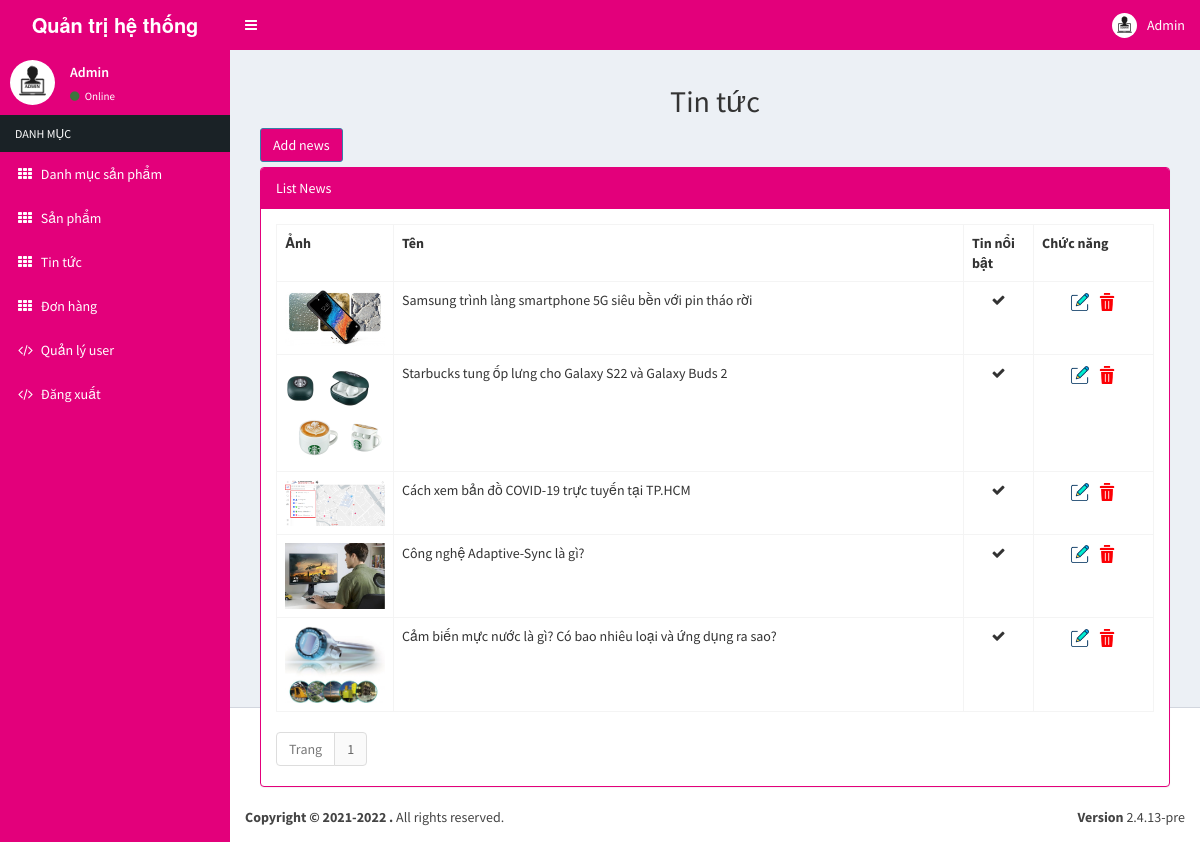
Screenshot of /admin/index.php?controller=news (signed in) with the database file from the repository.
### tables this page shows
CREATE TABLE `news` (
  `id` int(11) NOT NULL,
  `name` varchar(500) NOT NULL,
  `description` varchar(4000) NOT NULL,
  `content` text NOT NULL,
  `hot` int(11) NOT NULL DEFAULT 0,
  `photo` varchar(500) NOT NULL
);

### admin/controllers/NewsController.php (called while the page is built, shortened)
<?php
	include "models/NewsModel.php";
	class NewsController extends Controller{
		public function index(){
			$recordPerPage = 20;
			$numPage = ceil($this->modelTotal()/$recordPerPage);
			$data = $this->modelRead($recordPerPage);
			$this->loadView("NewsView.php",["data"=>$data,"numPage"=>$numPage]);
		}
	}
 ?>

### admin/models/NewsModel.php (called while the page is built, shortened)
<?php
	trait NewsModel{
		public function modelRead($recordPerPage){
			$page = isset($_GET["page"])&&is_numeric($_GET["page"])&&$_GET["page"]>0 ? $_GET["page"]-1 : 0;
			$from = $page * $recordPerPage;
			$conn = Connection::getInstance();
			$query = $conn->query("select * from news order by id desc limit $from,$recordPerPage");
			$result = $query->fetchAll();
			return $result;
		}
		public function modelTotal(){
			$conn = Connection::getInstance();
			$query = $conn->query("select id from news");
			return $query->rowCount();
		}
	}
 ?>

### admin/views/NewsView.php (the view, shortened to what this page needs)
<div class="col-md-12">
    <h2 style="text-align: center">Tin tức</h2>
    <div style="margin-bottom:5px;">
        <a href="index.php?controller=news&action=create" class="btn btn-primary">Add news</a>
    </div>
    <div class="panel panel-primary">
        <div class="panel-heading">List News</div>
        <div class="panel-body">
            <table class="table table-bordered table-hover">
                <tr>
                    <th style="width: 100px;">Ảnh</th>
                    <th>Tên</th>
                    <th style="width:70px;">Tin nổi bật</th>
                    <th style="width:120px;">Chức năng</th>
                </tr>
                <?php foreach($data as $rows): ?>
                <tr>
                    <td style="text-align: center;">
                        <?php if(file_exists("../assets/upload/news/".$rows->photo)): ?>
                        <img src="../assets/upload/news/<?php echo $rows->photo; ?>" style="width: 100px;">
                        <?php endif; ?>
                    </td>
                    <td><?php echo $rows->name ?></td>
                   <td style="text-align: center;"><?php if($rows->hot==1): ?><span class="fa fa-check"></span><?php endif; ?></td>
                    <td style="text-align:center;">
                        <a href="index.php?controller=news&action=update&id=<?php echo $rows->id; ?>">
                            <img style="width: 18px" src="../assets/frontend/images/edit.png" alt="update">
                        </a>&nbsp;
                        <a href="index.php?controller=news&action=delete&id=<?php echo $rows->id; ?>" onclick="return window.confirm('Are you sure?');">
                            <img style="width: 18px" src="../assets/frontend/images/delete.png" alt="delete">
                        </a>
                    </td>
                </tr>
                <?php endforeach; ?>
            </table>
            <ul class="pagination">
                <li class="page-item disabled"><a href="#" class="page-link">Trang</a></li>
                <?php for($i = 1; $i <= $numPage; $i++): ?>
                <li class="page-item"><a href="index.php?controller=news&page=<?php echo $i; ?>" class="page-link"><?php echo $i; ?></a></li>
                <?php endfor; ?>
            </ul>
        </div>
    </div>
</div>

### admin/views/NewsView.php (style rules this page uses)
.pagination { padding:0px; margin:0px; }

### rows the page displays
news: photo (picture), name "Samsung trình làng smartphone 5G siêu bền với pin tháo rời", hot 1 (drawn)
news: photo (picture), name "Starbucks tung ốp lưng cho Galaxy S22 và Galaxy Buds 2", hot 1 (drawn)
news: photo (picture), name "Cách xem bản đồ COVID-19 trực tuyến tại TP.HCM", hot 1 (drawn)
news: photo (picture), name "Công nghệ Adaptive-Sync là gì?", hot 1 (drawn)
news: photo (picture), name "Cảm biến mực nước là gì? Có bao nhiêu loại và ứng dụng ra sao?", hot 1 (drawn)
